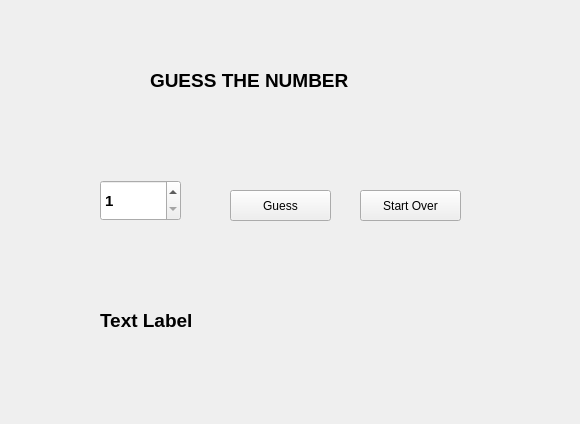
<?xml version="1.0" encoding="UTF-8"?>
<ui version="4.0">
 <class>Widget</class>
 <widget class="QWidget" name="Widget">
  <property name="geometry">
   <rect>
    <x>0</x>
    <y>0</y>
    <width>580</width>
    <height>424</height>
   </rect>
  </property>
  <property name="windowTitle">
   <string>Widget</string>
  </property>
  <property name="layoutDirection">
   <enum>Qt::LeftToRight</enum>
  </property>
  <widget class="QLabel" name="label1">
   <property name="geometry">
    <rect>
     <x>150</x>
     <y>60</y>
     <width>261</width>
     <height>41</height>
    </rect>
   </property>
   <property name="font">
    <font>
     <pointsize>14</pointsize>
     <weight>75</weight>
     <bold>true</bold>
    </font>
   </property>
   <property name="text">
    <string>GUESS THE NUMBER</string>
   </property>
  </widget>
  <widget class="QSpinBox" name="spinBox">
   <property name="geometry">
    <rect>
     <x>100</x>
     <y>180</y>
     <width>81</width>
     <height>41</height>
    </rect>
   </property>
   <property name="font">
    <font>
     <pointsize>11</pointsize>
     <weight>75</weight>
     <bold>true</bold>
    </font>
   </property>
   <property name="layoutDirection">
    <enum>Qt::LeftToRight</enum>
   </property>
   <property name="autoFillBackground">
    <bool>false</bool>
   </property>
   <property name="minimum">
    <number>1</number>
   </property>
   <property name="maximum">
    <number>10</number>
   </property>
  </widget>
  <widget class="QPushButton" name="guess">
   <property name="geometry">
    <rect>
     <x>230</x>
     <y>190</y>
     <width>101</width>
     <height>31</height>
    </rect>
   </property>
   <property name="text">
    <string>Guess</string>
   </property>
  </widget>
  <widget class="QPushButton" name="start">
   <property name="geometry">
    <rect>
     <x>360</x>
     <y>190</y>
     <width>101</width>
     <height>31</height>
    </rect>
   </property>
   <property name="text">
    <string>Start Over</string>
   </property>
  </widget>
  <widget class="QLabel" name="label">
   <property name="geometry">
    <rect>
     <x>100</x>
     <y>300</y>
     <width>401</width>
     <height>41</height>
    </rect>
   </property>
   <property name="font">
    <font>
     <pointsize>14</pointsize>
     <weight>75</weight>
     <bold>true</bold>
    </font>
   </property>
   <property name="text">
    <string>Text Label</string>
   </property>
  </widget>
 </widget>
 <resources/>
 <connections/>
</ui>
